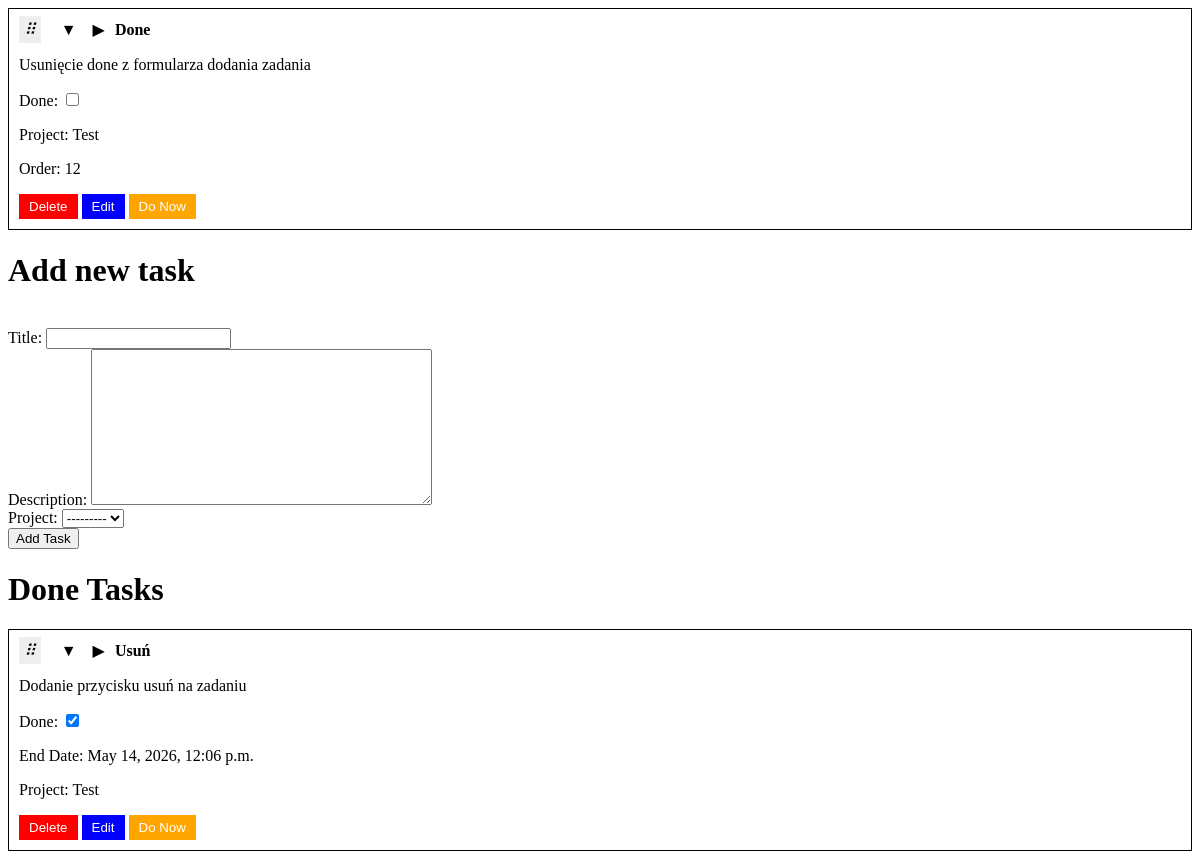
/ (middle part), run on an earlier commit of the app's database.
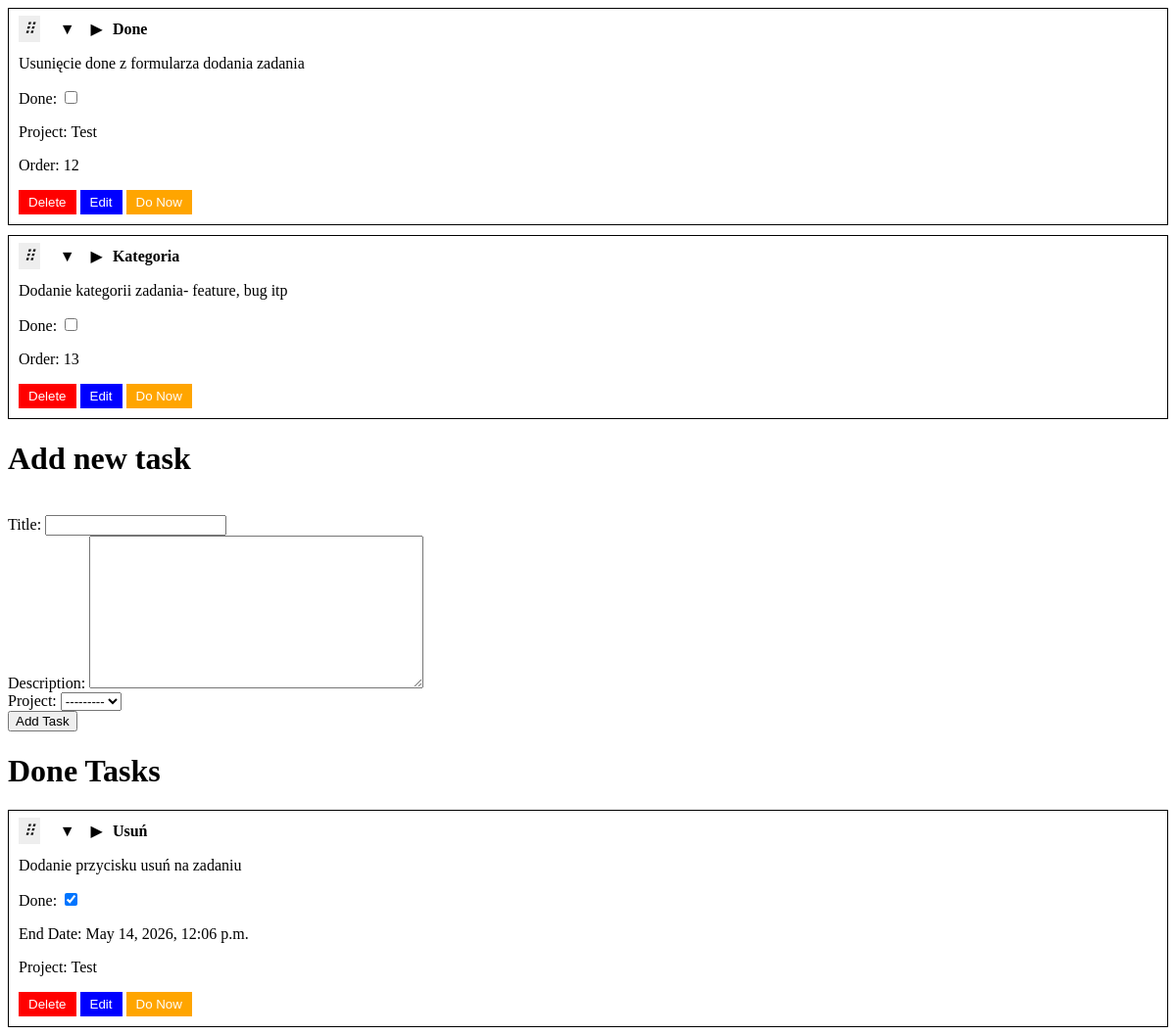
And on a later commit of the database.
### organizer/models.py (models this page shows, shortened)
class Task(models.Model):
    title = models.CharField(max_length=200)
    description = models.TextField(null=True, blank=True)
    create_date = models.DateTimeField(auto_now_add=True)
    end_date = models.DateTimeField(null=True, blank=True)
    done = models.BooleanField(default=False)
    project = models.ForeignKey(
        Project,
        on_delete=models.CASCADE,
        related_name='tasks',
        null=True,
        blank=True
    )
    order = models.PositiveIntegerField(db_index=True, null=True, blank=True)
    class Meta:
        ordering = ['order']

class Project(models.Model):
    name = models.CharField(max_length=100)
    def __str__(self):
        return self.name

### organizer/views.py (the view)
# urls.py: path('', views.main_view, name='main'),
def main_view(request):
    TaskFormSet = modelformset_factory(Task, form=TaskForm, extra=0)
    tasks = Task.objects.all().order_by('order')
    if request.method == 'POST':
        form = TaskForm(request.POST)
        if form.is_valid():
            task = form.save()
            html = render_to_string('task_item.html', {
                'task_id': task.id,
                'task_title': task.title,
                'task_description': task.description,
                'task_project': task.project,
                'is_done': task.done
            })
            return JsonResponse({'status': 'success', 'html': html, 'task_id': task.id})
    else:
        form = TaskForm()
    return render(request, "main.html", {"tasks": tasks, "form": form})

### organizer/forms.py
class TaskForm(forms.ModelForm):
    class Meta:
        model = Task
        fields = ['title', 'description', 'project', 'done']
        widgets = {
            'done': forms.CheckboxInput(attrs={'class': 'task-done-checkbox'}),
        }

### organizer/templates/main.html (shortened to what this page needs)
<html>
<head>
</head>
<body>
    <ul id="sortable-list" style="list-style: none; padding: 0;">
        {% for task in tasks %}
        {% if not task.done %}
            {% include 'task_item.html' with task_id=task.id task_title=task.title task_description=task.description is_done=task.done task_end_date=task.end_date task_project=task.project task_order=task.order %}
            {% endif %}
        {% endfor %}
    </ul>
    <form id="add-task-form">
    <h1>Add new task</h1>
    <br>Title: {{ form.title }}
    <br>Description: {{ form.description }}
    <br>Project: {{ form.project }}
    <br><button type="submit" id="add-task-btn">Add Task</button>
    </form>
    <h1>Done Tasks</h1>
    <ul id="sortable-list-done" style="list-style: none; padding: 0;">
        {% for task in tasks %}
        {% if task.done %}
            {% include 'task_item.html' with task_id=task.id task_title=task.title task_description=task.description is_done=task.done task_end_date=task.end_date task_project=task.project task_order=task.order %}
            {% endif %}
        {% endfor %}
    </ul>
</body>
</html>

### organizer/templates/task_item.html (shortened to what this page needs)
<li class="list-group-item"
    data-id="{{ task_id }}"
    style="border: 1px solid black; padding: 10px; margin-bottom: 10px;">
    <div class="task-view" style="display: block;">
        <i class="handle">⠿</i>
        <button class="expand-btn" style="background-color: transparent; border: none; cursor: pointer; font-size: 16px;">&#9660;</button>
        <button class="collapse-btn" style="background-color: transparent; border: none; cursor: pointer; font-size: 16px;">&#9654;</button>
        <strong>{{ task_title }}</strong>
        <div class="task-details" style="display: block; margin-top: 10px;">
        <p>{{ task_description }}</p>
        <p>
            Done: <input type="checkbox"
                class="task-done-checkbox"
                {% if is_done %}checked{% endif %}>
        </p>
        {% if task_end_date %}
            <p>End Date: {{ task_end_date }}</p>
        {% endif %}
        {% if task_project %}
            <p>Project: {{ task_project.name }}</p>
        {% endif %}
        {% if not is_done %}
        <p class="task-order">Order: {{ task_order }}</p>
        {% endif %}
        <button class="delete-task-btn" style="background-color: red; color: white; border: none; padding: 5px 10px; cursor: pointer;">Delete</button>
        <button class="edit-task-btn" style="background-color: blue; color: white; border: none; padding: 5px 10px; cursor: pointer;">Edit</button>
        <button class="do-now-btn" style="background-color: orange; color: white; border: none; padding: 5px 10px; cursor: pointer;">Do Now</button>
        </div>
    </div>
</li>

What changed in the data, as far as the page shows it:
added Task: title "Kategoria", description "Dodanie kategorii zadania- feature, bug itp", order "13"
